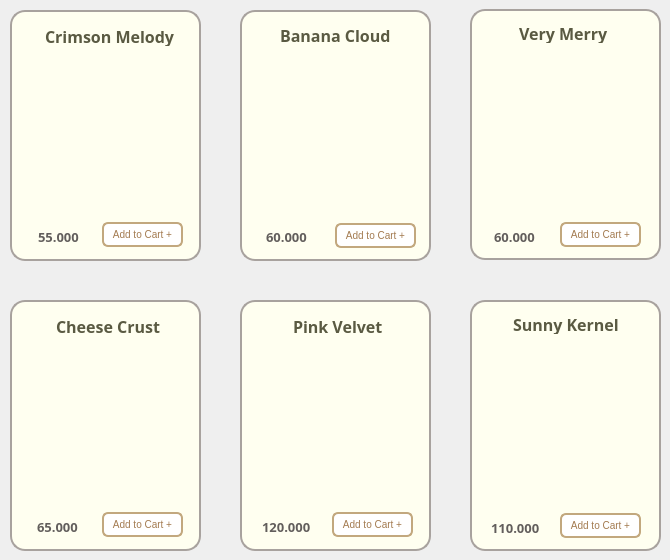
      <widget class="QWidget" name="page_Tart">
       <widget class="QFrame" name="frame_tartpink">
        <property name="geometry">
         <rect>
          <x>240</x>
          <y>300</y>
          <width>191</width>
          <height>251</height>
         </rect>
        </property>
        <property name="styleSheet">
         <string notr="true">background-color:#FFFFF0;
border-radius: 15px; 
border: 2px solid #A8A29E ;</string>
        </property>
        <property name="frameShape">
         <enum>QFrame::StyledPanel</enum>
        </property>
        <property name="frameShadow">
         <enum>QFrame::Raised</enum>
        </property>
        <widget class="QLabel" name="label_tart_pink">
         <property name="geometry">
          <rect>
           <x>20</x>
           <y>-70</y>
           <width>201</width>
           <height>271</height>
          </rect>
         </property>
         <property name="sizePolicy">
          <sizepolicy hsizetype="Fixed" vsizetype="Fixed">
           <horstretch>25</horstretch>
           <verstretch>25</verstretch>
          </sizepolicy>
         </property>
         <property name="minimumSize">
          <size>
           <width>25</width>
           <height>25</height>
          </size>
         </property>
         <property name="maximumSize">
          <size>
           <width>16777215</width>
           <height>16777215</height>
          </size>
         </property>
         <property name="sizeIncrement">
          <size>
           <width>3</width>
           <height>0</height>
          </size>
         </property>
         <property name="styleSheet">
          <string notr="true">border:0px;
border-radius:0px;
background-color: transparent</string>
         </property>
         <property name="frameShape">
          <enum>QFrame::WinPanel</enum>
         </property>
         <property name="text">
          <string/>
         </property>
         <property name="pixmap">
          <pixmap>../images/pink_velvet.png</pixmap>
         </property>
         <property name="scaledContents">
          <bool>true</bool>
         </property>
        </widget>
        <widget class="QLabel" name="label_pink">
         <property name="geometry">
          <rect>
           <x>53</x>
           <y>16</y>
           <width>121</width>
           <height>20</height>
          </rect>
         </property>
         <property name="sizePolicy">
          <sizepolicy hsizetype="Fixed" vsizetype="Fixed">
           <horstretch>0</horstretch>
           <verstretch>0</verstretch>
          </sizepolicy>
         </property>
         <property name="font">
          <font>
           <family>Mongolian Baiti</family>
           <pointsize>12</pointsize>
           <weight>75</weight>
           <bold>true</bold>
          </font>
         </property>
         <property name="styleSheet">
          <string notr="true">border-radius: 0px;
border:0px solid;
color:#5A5A42</string>
         </property>
         <property name="text">
          <string>Pink Velvet</string>
         </property>
        </widget>
        <widget class="QLabel" name="label_pink_price">
         <property name="geometry">
          <rect>
           <x>22</x>
           <y>219</y>
           <width>81</width>
           <height>16</height>
          </rect>
         </property>
         <property name="font">
          <font>
           <family>Mongolian Baiti</family>
           <pointsize>10</pointsize>
           <weight>75</weight>
           <bold>true</bold>
          </font>
         </property>
         <property name="styleSheet">
          <string notr="true">border:0px;
color: rgb(98, 94, 92);
</string>
         </property>
         <property name="text">
          <string>120.000</string>
         </property>
        </widget>
        <widget class="QPushButton" name="pushButton_add11">
         <property name="geometry">
          <rect>
           <x>92</x>
           <y>212</y>
           <width>81</width>
           <height>25</height>
          </rect>
         </property>
         <property name="maximumSize">
          <size>
           <width>16777207</width>
           <height>16777215</height>
          </size>
         </property>
         <property name="font">
          <font>
           <pointsize>-1</pointsize>
          </font>
         </property>
         <property name="styleSheet">
          <string notr="true">QPushButton {
    background-color: white;
    color: #A37B50;
    border: 2px solid #C2A87E;
    border-radius: 6px;
    padding: 4px 5px;
    font-size: 10px;
}

QPushButton:hover {
    background-color: #F7F3EF;
}

QPushButton:pressed {
    background-color: #E6D5C3;
}
</string>
         </property>
         <property name="text">
          <string>Add to Cart +</string>
         </property>
        </widget>
       </widget>
       <widget class="QFrame" name="frame_tartbanana">
        <property name="geometry">
         <rect>
          <x>240</x>
          <y>10</y>
          <width>191</width>
          <height>251</height>
         </rect>
        </property>
        <property name="styleSheet">
         <string notr="true">background-color: #FFFFF0;
border-radius: 15px; 
border: 2px solid #A8A29E ;</string>
        </property>
        <property name="frameShape">
         <enum>QFrame::StyledPanel</enum>
        </property>
        <property name="frameShadow">
         <enum>QFrame::Raised</enum>
        </property>
        <widget class="QLabel" name="label_banana">
         <property name="geometry">
          <rect>
           <x>40</x>
           <y>15</y>
           <width>131</width>
           <height>20</height>
          </rect>
         </property>
         <property name="font">
          <font>
           <family>Mongolian Baiti</family>
           <pointsize>12</pointsize>
           <weight>75</weight>
           <bold>true</bold>
          </font>
         </property>
         <property name="styleSheet">
          <string notr="true">border-radius: 0px;
border:0px solid;
color:#5A5A42</string>
         </property>
         <property name="text">
          <string>Banana Cloud</string>
         </property>
        </widget>
        <widget class="QLabel" name="label_tart_banana">
         <property name="geometry">
          <rect>
           <x>-38</x>
           <y>-9</y>
           <width>271</width>
           <height>271</height>
          </rect>
         </property>
         <property name="cursor">
          <cursorShape>ArrowCursor</cursorShape>
         </property>
         <property name="styleSheet">
          <string notr="true">border:0px;
background-color: transparent;</string>
         </property>
         <property name="text">
          <string/>
         </property>
         <property name="pixmap">
          <pixmap>../images/banana_cloud.png</pixmap>
         </property>
         <property name="scaledContents">
          <bool>true</bool>
         </property>
        </widget>
        <widget class="QPushButton" name="pushButton_add8">
         <property name="geometry">
          <rect>
           <x>95</x>
           <y>213</y>
           <width>81</width>
           <height>25</height>
          </rect>
         </property>
         <property name="maximumSize">
          <size>
           <width>16777207</width>
           <height>16777215</height>
          </size>
         </property>
         <property name="font">
          <font>
           <pointsize>-1</pointsize>
          </font>
         </property>
         <property name="styleSheet">
          <string notr="true">QPushButton {
    background-color: white;
    color: #A37B50;
    border: 2px solid #C2A87E;
    border-radius: 6px;
    padding: 4px 5px;
    font-size: 10px;
}

QPushButton:hover {
    background-color: #F7F3EF;
}

QPushButton:pressed {
    background-color: #E6D5C3;
}
</string>
         </property>
         <property name="text">
          <string>Add to Cart +</string>
         </property>
        </widget>
        <widget class="QLabel" name="label_banana_price">
         <property name="geometry">
          <rect>
           <x>26</x>
           <y>219</y>
           <width>61</width>
           <height>16</height>
          </rect>
         </property>
         <property name="font">
          <font>
           <family>Mongolian Baiti</family>
           <pointsize>10</pointsize>
           <weight>75</weight>
           <bold>true</bold>
          </font>
         </property>
         <property name="styleSheet">
          <string notr="true">border:0px;
color: rgb(98, 94, 92);
</string>
         </property>
         <property name="text">
          <string>60.000</string>
         </property>
        </widget>
        <zorder>label_tart_banana</zorder>
        <zorder>pushButton_add8</zorder>
        <zorder>label_banana_price</zorder>
        <zorder>label_banana</zorder>
       </widget>
       <widget class="QFrame" name="frame_tartcrimson">
        <property name="geometry">
         <rect>
          <x>10</x>
          <y>10</y>
          <width>191</width>
          <height>251</height>
         </rect>
        </property>
        <property name="styleSheet">
         <string notr="true">background-color:#FFFFF0;
border-radius: 15px; 
border: 2px solid #A8A29E ;</string>
        </property>
        <property name="frameShape">
         <enum>QFrame::StyledPanel</enum>
        </property>
        <property name="frameShadow">
         <enum>QFrame::Raised</enum>
        </property>
        <widget class="QLabel" name="label_tart_crimson">
         <property name="geometry">
          <rect>
           <x>-60</x>
           <y>-100</y>
           <width>321</width>
           <height>351</height>
          </rect>
         </property>
         <property name="sizePolicy">
          <sizepolicy hsizetype="Fixed" vsizetype="Fixed">
           <horstretch>25</horstretch>
           <verstretch>25</verstretch>
          </sizepolicy>
         </property>
         <property name="minimumSize">
          <size>
           <width>25</width>
           <height>25</height>
          </size>
         </property>
         <property name="maximumSize">
          <size>
           <width>16777215</width>
           <height>16777215</height>
          </size>
         </property>
         <property name="sizeIncrement">
          <size>
           <width>3</width>
           <height>0</height>
          </size>
         </property>
         <property name="styleSheet">
          <string notr="true">border:0px;
border-radius:0px;
background-color: transparent</string>
         </property>
         <property name="frameShape">
          <enum>QFrame::WinPanel</enum>
         </property>
         <property name="text">
          <string/>
         </property>
         <property name="pixmap">
          <pixmap>../images/crimson_melody.png</pixmap>
         </property>
         <property name="scaledContents">
          <bool>true</bool>
         </property>
        </widget>
        <widget class="QLabel" name="label_crimson">
         <property name="geometry">
          <rect>
           <x>35</x>
           <y>16</y>
           <width>141</width>
           <height>20</height>
          </rect>
         </property>
         <property name="sizePolicy">
          <sizepolicy hsizetype="Fixed" vsizetype="Fixed">
           <horstretch>0</horstretch>
           <verstretch>0</verstretch>
          </sizepolicy>
         </property>
         <property name="font">
          <font>
           <family>Mongolian Baiti</family>
           <pointsize>12</pointsize>
           <weight>75</weight>
           <bold>true</bold>
          </font>
         </property>
         <property name="styleSheet">
          <string notr="true">border-radius: 0px;
border:0px solid;
color:#5A5A42;
</string>
         </property>
         <property name="text">
          <string>Crimson Melody</string>
         </property>
        </widget>
        <widget class="QLabel" name="label_crimson_price">
         <property name="geometry">
          <rect>
           <x>28</x>
           <y>219</y>
           <width>81</width>
           <height>16</height>
          </rect>
         </property>
         <property name="font">
          <font>
           <family>Mongolian Baiti</family>
           <pointsize>10</pointsize>
           <weight>75</weight>
           <bold>true</bold>
          </font>
         </property>
         <property name="styleSheet">
          <string notr="true">border:0px;
color: rgb(98, 94, 92);
</string>
         </property>
         <property name="text">
          <string>55.000</string>
         </property>
        </widget>
        <widget class="QPushButton" name="pushButton_add7">
         <property name="geometry">
          <rect>
           <x>92</x>
           <y>212</y>
           <width>81</width>
           <height>25</height>
          </rect>
         </property>
         <property name="maximumSize">
          <size>
           <width>16777207</width>
           <height>16777215</height>
          </size>
         </property>
         <property name="font">
          <font>
           <pointsize>-1</pointsize>
          </font>
         </property>
         <property name="styleSheet">
          <string notr="true">QPushButton {
    background-color: white;
    color: #A37B50;
    border: 2px solid #C2A87E;
    border-radius: 6px;
    padding: 4px 5px;
    font-size: 10px;
}

QPushButton:hover {
    background-color: #F7F3EF;
}

QPushButton:pressed {
    background-color: #E6D5C3;
}
</string>
         </property>
         <property name="text">
          <string>Add to Cart +</string>
         </property>
        </widget>
       </widget>
       <widget class="QFrame" name="frame_tartsunny">
        <property name="geometry">
         <rect>
          <x>470</x>
          <y>300</y>
          <width>191</width>
          <height>251</height>
         </rect>
        </property>
        <property name="styleSheet">
         <string notr="true">background-color:#FFFFF0;
border-radius: 15px; 
border: 2px solid #A8A29E ;</string>
        </property>
        <property name="frameShape">
         <enum>QFrame::StyledPanel</enum>
        </property>
        <property name="frameShadow">
         <enum>QFrame::Raised</enum>
        </property>
        <widget class="QLabel" name="label_sunny">
         <property name="geometry">
          <rect>
           <x>43</x>
           <y>14</y>
           <width>121</width>
           <height>20</height>
          </rect>
         </property>
         <property name="font">
          <font>
           <family>Mongolian Baiti</family>
           <pointsize>12</pointsize>
           <weight>75</weight>
           <bold>true</bold>
          </font>
         </property>
         <property name="styleSheet">
          <string notr="true">border-radius: 0px;
border:0px solid;
color:#5A5A42</string>
         </property>
         <property name="text">
          <string>Sunny Kernel</string>
         </property>
        </widget>
        <widget class="QLabel" name="label_tart_sunny">
         <property name="geometry">
          <rect>
           <x>0</x>
           <y>-30</y>
           <width>231</width>
           <height>301</height>
          </rect>
         </property>
         <property name="styleSheet">
          <string notr="true">border:0px;
background-color: transparent;</string>
         </property>
         <property name="text">
          <string/>
         </property>
         <property name="pixmap">
          <pixmap>../images/sunny_kernel.png</pixmap>
         </property>
         <property name="scaledContents">
          <bool>true</bool>
         </property>
        </widget>
        <widget class="QPushButton" name="pushButton_add12">
         <property name="geometry">
          <rect>
           <x>90</x>
           <y>213</y>
           <width>81</width>
           <height>25</height>
          </rect>
         </property>
         <property name="maximumSize">
          <size>
           <width>16777207</width>
           <height>16777215</height>
          </size>
         </property>
         <property name="font">
          <font>
           <pointsize>-1</pointsize>
          </font>
         </property>
         <property name="styleSheet">
          <string notr="true">QPushButton {
    background-color: white;
    color: #A37B50;
    border: 2px solid #C2A87E;
    border-radius: 6px;
    padding: 4px 5px;
    font-size: 10px;
}

QPushButton:hover {
    background-color: #F7F3EF;
}

QPushButton:pressed {
    background-color: #E6D5C3;
}
</string>
         </property>
         <property name="text">
          <string>Add to Cart +</string>
         </property>
        </widget>
        <widget class="QLabel" name="label_sunny_price">
         <property name="geometry">
          <rect>
           <x>21</x>
           <y>220</y>
           <width>61</width>
           <height>16</height>
          </rect>
         </property>
         <property name="font">
          <font>
           <family>Mongolian Baiti</family>
           <pointsize>10</pointsize>
           <weight>75</weight>
           <bold>true</bold>
          </font>
         </property>
         <property name="styleSheet">
          <string notr="true">border:0px;
color: rgb(98, 94, 92);
</string>
         </property>
         <property name="text">
          <string>110.000</string>
         </property>
        </widget>
        <zorder>label_tart_sunny</zorder>
        <zorder>pushButton_add12</zorder>
        <zorder>label_sunny_price</zorder>
        <zorder>label_sunny</zorder>
       </widget>
       <widget class="QFrame" name="frame_tartvery">
        <property name="geometry">
         <rect>
          <x>470</x>
          <y>9</y>
          <width>191</width>
          <height>251</height>
         </rect>
        </property>
        <property name="styleSheet">
         <string notr="true">background-color:#FFFFF0;
border-radius: 15px; 
border: 2px solid #A8A29E ;</string>
        </property>
        <property name="frameShape">
         <enum>QFrame::StyledPanel</enum>
        </property>
        <property name="frameShadow">
         <enum>QFrame::Raised</enum>
        </property>
        <widget class="QLabel" name="label_very">
         <property name="geometry">
          <rect>
           <x>49</x>
           <y>14</y>
           <width>101</width>
           <height>20</height>
          </rect>
         </property>
         <property name="font">
          <font>
           <family>Mongolian Baiti</family>
           <pointsize>12</pointsize>
           <weight>75</weight>
           <bold>true</bold>
          </font>
         </property>
         <property name="styleSheet">
          <string notr="true">border-radius: 0px;
border:0px solid;
color:#5A5A42</string>
         </property>
         <property name="text">
          <string>Very Merry</string>
         </property>
        </widget>
        <widget class="QLabel" name="label_tart_very">
         <property name="geometry">
          <rect>
           <x>10</x>
           <y>-60</y>
           <width>291</width>
           <height>291</height>
          </rect>
         </property>
         <property name="sizePolicy">
          <sizepolicy hsizetype="Fixed" vsizetype="Ignored">
           <horstretch>0</horstretch>
           <verstretch>0</verstretch>
          </sizepolicy>
         </property>
         <property name="styleSheet">
          <string notr="true">border:0px;
background-color: transparent;</string>
         </property>
         <property name="text">
          <string/>
         </property>
         <property name="pixmap">
          <pixmap>../images/very_merry.png</pixmap>
         </property>
         <property name="scaledContents">
          <bool>true</bool>
         </property>
        </widget>
        <widget class="QPushButton" name="pushButton_add9">
         <property name="geometry">
          <rect>
           <x>90</x>
           <y>213</y>
           <width>81</width>
           <height>25</height>
          </rect>
         </property>
         <property name="maximumSize">
          <size>
           <width>16777207</width>
           <height>16777215</height>
          </size>
         </property>
         <property name="font">
          <font>
           <pointsize>-1</pointsize>
          </font>
         </property>
         <property name="styleSheet">
          <string notr="true">QPushButton {
    background-color: white;
    color: #A37B50;
    border: 2px solid #C2A87E;
    border-radius: 6px;
    padding: 4px 5px;
    font-size: 10px;
}

QPushButton:hover {
    background-color: #F7F3EF;
}

QPushButton:pressed {
    background-color: #E6D5C3;
}
</string>
         </property>
         <property name="text">
          <string>Add to Cart +</string>
         </property>
        </widget>
        <widget class="QLabel" name="label_very_price">
         <property name="geometry">
          <rect>
           <x>24</x>
           <y>220</y>
           <width>61</width>
           <height>16</height>
          </rect>
         </property>
         <property name="font">
          <font>
           <family>Mongolian Baiti</family>
           <pointsize>10</pointsize>
           <weight>75</weight>
           <bold>true</bold>
          </font>
         </property>
         <property name="styleSheet">
          <string notr="true">border:0px;
color: rgb(98, 94, 92);
</string>
         </property>
         <property name="text">
          <string>60.000</string>
         </property>
        </widget>
        <zorder>label_tart_very</zorder>
        <zorder>pushButton_add9</zorder>
        <zorder>label_very_price</zorder>
        <zorder>label_very</zorder>
       </widget>
       <widget class="QFrame" name="frame_tartcheese">
        <property name="geometry">
         <rect>
          <x>10</x>
          <y>300</y>
          <width>191</width>
          <height>251</height>
         </rect>
        </property>
        <property name="styleSheet">
         <string notr="true">background-color:#FFFFF0;
border-radius: 15px; 
border: 2px solid #A8A29E ;</string>
        </property>
        <property name="frameShape">
         <enum>QFrame::StyledPanel</enum>
        </property>
        <property name="frameShadow">
         <enum>QFrame::Raised</enum>
        </property>
        <widget class="QLabel" name="label_tart_cheese">
         <property name="geometry">
          <rect>
           <x>-121</x>
           <y>-143</y>
           <width>321</width>
           <height>341</height>
          </rect>
         </property>
         <property name="sizePolicy">
          <sizepolicy hsizetype="Fixed" vsizetype="Fixed">
           <horstretch>25</horstretch>
           <verstretch>25</verstretch>
          </sizepolicy>
         </property>
         <property name="minimumSize">
          <size>
           <width>25</width>
           <height>25</height>
          </size>
         </property>
         <property name="maximumSize">
          <size>
           <width>16777215</width>
           <height>16777215</height>
          </size>
         </property>
         <property name="sizeIncrement">
          <size>
           <width>3</width>
           <height>0</height>
          </size>
         </property>
         <property name="styleSheet">
          <string notr="true">border:0px;
border-radius:0px;
background-color: transparent</string>
         </property>
         <property name="frameShape">
          <enum>QFrame::WinPanel</enum>
         </property>
         <property name="text">
          <string/>
         </property>
         <property name="pixmap">
          <pixmap>../images/cheese_crust.png</pixmap>
         </property>
         <property name="scaledContents">
          <bool>true</bool>
         </property>
        </widget>
        <widget class="QLabel" name="label_cheese">
         <property name="geometry">
          <rect>
           <x>46</x>
           <y>16</y>
           <width>131</width>
           <height>20</height>
          </rect>
         </property>
         <property name="sizePolicy">
          <sizepolicy hsizetype="Fixed" vsizetype="Fixed">
           <horstretch>0</horstretch>
           <verstretch>0</verstretch>
          </sizepolicy>
         </property>
         <property name="font">
          <font>
           <family>Mongolian Baiti</family>
           <pointsize>12</pointsize>
           <weight>75</weight>
           <bold>true</bold>
          </font>
         </property>
         <property name="styleSheet">
          <string notr="true">border-radius: 0px;
border:0px solid;
color:#5A5A42</string>
         </property>
         <property name="text">
          <string>Cheese Crust</string>
         </property>
        </widget>
        <widget class="QLabel" name="label_cheese_price">
         <property name="geometry">
          <rect>
           <x>27</x>
           <y>219</y>
           <width>81</width>
           <height>16</height>
          </rect>
         </property>
         <property name="font">
          <font>
           <family>Mongolian Baiti</family>
           <pointsize>10</pointsize>
           <weight>75</weight>
           <bold>true</bold>
          </font>
         </property>
         <property name="styleSheet">
          <string notr="true">border:0px;
color: rgb(98, 94, 92);
</string>
         </property>
         <property name="text">
          <string>65.000</string>
         </property>
        </widget>
        <widget class="QPushButton" name="pushButton_add10">
         <property name="geometry">
          <rect>
           <x>92</x>
           <y>212</y>
           <width>81</width>
           <height>25</height>
          </rect>
         </property>
         <property name="maximumSize">
          <size>
           <width>16777207</width>
           <height>16777215</height>
          </size>
         </property>
         <property name="font">
          <font>
           <pointsize>-1</pointsize>
          </font>
         </property>
         <property name="styleSheet">
          <string notr="true">QPushButton {
    background-color: white;
    color: #A37B50;
    border: 2px solid #C2A87E;
    border-radius: 6px;
    padding: 4px 5px;
    font-size: 10px;
}

QPushButton:hover {
    background-color: #F7F3EF;
}

QPushButton:pressed {
    background-color: #E6D5C3;
}
</string>
         </property>
         <property name="text">
          <string>Add to Cart +</string>
         </property>
        </widget>
       </widget>
      </widget>
